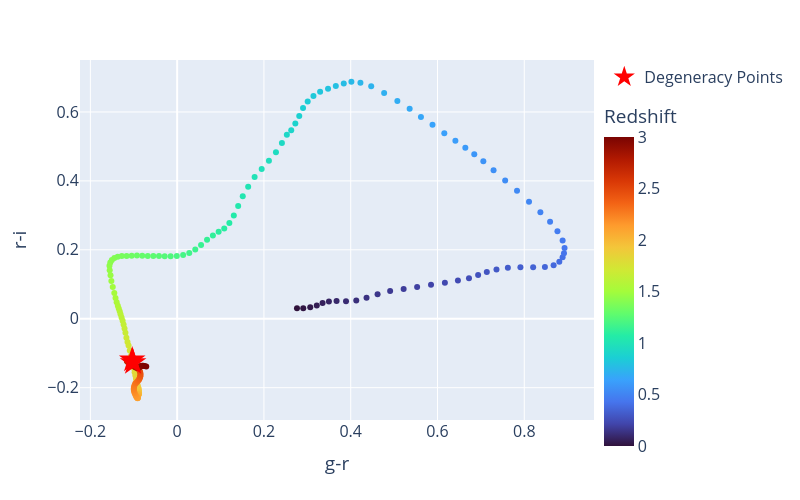
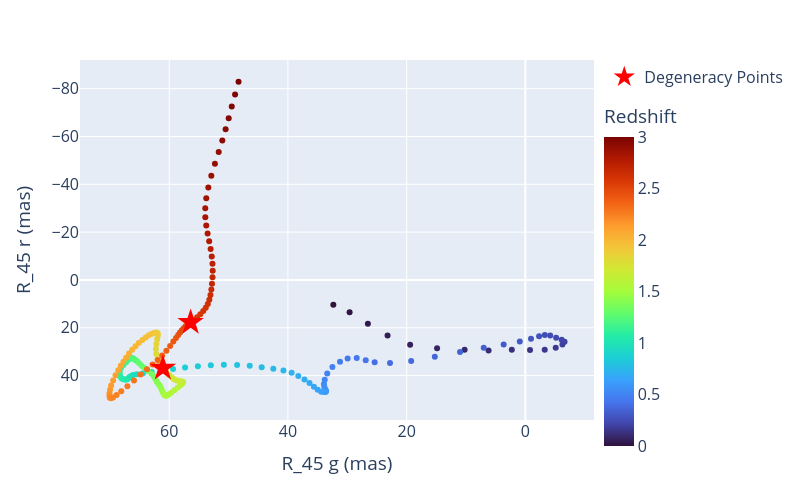

The cell these charts' notebook holds for them, in order:
### Code cell
# color-color diagrams

from IPython.display import display, HTML

display(HTML("""
<script src="https://cdnjs.cloudflare.com/ajax/libs/mathjax/2.7.7/MathJax.js?config=TeX-AMS_HTML"></script>
"""))

color1 = 'g-r'
color2 = 'r-i'



degenerate_redshifts, intersections = find_degeneracies(color_mags, redshifts, color1_name = color1, color2_name = color2)
# print(degenerate_redshifts)
# print(intersections)
intersections = np.array(intersections)
# print(intersections[0])

import plotly.express as px
import plotly.graph_objects as go



fig = px.scatter(x=color_mags[color1], y=color_mags[color2], color=redshifts, color_continuous_scale='turbo')

if len(intersections) > 0:
    fig.add_scatter(x=color_mags[color1][intersections[0]], y=color_mags[color2][intersections[0]], mode='markers',
        marker=dict(
            size=20,
            color='red',
            symbol='star'
        ),
        name = 'Degeneracy Points')


fig.update_layout(
    coloraxis_colorbar=dict(title='Redshift'),
    xaxis_title=color1,
    yaxis_title=color2,
    width=800,
    height=500,
    font = dict(size = 16)
)
# fig.update_layout(
#     legend=dict(
#         x=1,    # move legend right
#         y=1,       # top
#         xanchor="left",
#         bgcolor="rgba(255,255,255,0.8)"  # optional: white background
#     )
# )

fig.update_coloraxes(
    colorbar=dict(
        x=1,   # shift colorbar left (negative = outside plot)
        y=0.4
    )
)

fig.show()


mask =  (np.isnan(DCR1['g'][45][:,0]) == False) & (np.isnan(DCR1['u'][45][:,0]) == False)

fig = px.scatter(x=(DCR1['g'][45][mask][:,0] - DCR1['g'][45][mask][:,1])*1000, y=(DCR1['u'][45][mask][:,0] - DCR1['u'][45][mask][:,1])*1000, color=redshifts, color_continuous_scale='turbo')

# fig.update_yaxes(title_font=dict(size=20))
# fig.update_xaxes(title_font=dict(size=20))


if len(intersections) > 0:
    fig.add_scatter(x=(DCR1['g'][45][mask][intersections[0],0] - DCR1['g'][45][mask][intersections[0],1])*1000, y=(DCR1['u'][45][mask][intersections[0],0] - DCR1['u'][45][mask][intersections[0],1])*1000, mode='markers',
        marker=dict(
            size=20,
            color='red',
            symbol='star'
        ), name = 'Degeneracy Points')
fig.update_coloraxes(
    colorbar=dict(
        x=1,   # shift colorbar left (negative = outside plot)
        y=0.4,
    )
)
fig.update_xaxes(autorange="reversed")
fig.update_yaxes(autorange="reversed")
fig.update_layout(
    coloraxis_colorbar=dict(title='Redshift'),
    xaxis_title= 'R_45 g (mas)',#r"$\Delta R_{45} $ g (mas)",
    yaxis_title='R_45 r (mas)',#r"$\Delta R_{45}$ r (mas)",
    width = 800,
    height = 500,
    font = dict(size = 16)
)
fig.show()

# mask =  (np.isnan(DCR1['u'][45][:,0]) == False) & (np.isnan(DCR1['g'][45][:,0]) == False)

# fig = px.scatter(x=mean_wavelength['g'][mask], y=mean_wavelength['r'][mask], color=redshifts, color_continuous_scale='turbo')
# fig.update_layout(
#     coloraxis_colorbar=dict(title='Redshift'),
#     xaxis_title='mean wavelength g (nm)',
#     yaxis_title='mean wavelength r (nm)',
#     width = 700,
#     height = 500
# )

# if len(intersections) > 0:
#     fig.add_scatter(x=mean_wavelength['g'][intersections[0]], y=mean_wavelength['r'][intersections[0]], mode='markers',
#         marker=dict(
#             size=20,
#             color='red',
#             symbol='star'
#         ))
# fig.update_coloraxes(
#     colorbar=dict(
#         x=1,   # shift colorbar left (negative = outside plot)
#         y=0.4
#     )
# )

# fig.show()

### Figure 1 — Plotly figure (JSON) as saved in the notebook; plotly's stock layout.template omitted (floating-point values rounded to 4 significant figures; data arrays with more than 128 entries replaced by an {"elided": "..."} marker saying what was removed)
{"data": [{"hovertemplate": "x=%{x}<br>y=%{y}<br>color=%{marker.color}<extra></extra>", "legendgroup": "", "marker": {"color": {"elided": "200 float values"}, "coloraxis": "coloraxis", "symbol": "circle"}, "mode": "markers", "name": "", "orientation": "v", "showlegend": false, "type": "scatter", "x": {"elided": "200 float values"}, "xaxis": "x", "y": {"elided": "200 float values"}, "yaxis": "y"}, {"marker": {"color": "red", "size": 20, "symbol": "star"}, "mode": "markers", "name": "Degeneracy Points", "type": "scatter", "x": [-0.1036, -0.1016], "y": [-0.1194, -0.1271]}], "layout": {"coloraxis": {"colorbar": {"title": {"text": "Redshift"}, "x": 1, "y": 0.4}, "colorscale": [[0, "#30123b"], [0.07143, "#4145ab"], [0.1429, "#4675ed"], [0.2143, "#39a2fc"], [0.2857, "#1bcfd4"], [0.3571, "#24eca6"], [0.4286, "#61fc6c"], [0.5, "#a4fc3b"], [0.5714, "#d1e834"], [0.6429, "#f3c63a"], [0.7143, "#fe9b2d"], [0.7857, "#f36315"], [0.8571, "#d93806"], [0.9286, "#b11901"], [1, "#7a0402"]]}, "font": {"size": 16}, "height": 500, "legend": {"tracegroupgap": 0}, "margin": {"t": 60}, "width": 800, "xaxis": {"anchor": "y", "domain": [0, 1], "title": {"text": "g-r"}}, "yaxis": {"anchor": "x", "domain": [0, 1], "title": {"text": "r-i"}}}}

### Figure 2 — Plotly figure (JSON) as saved in the notebook; plotly's stock layout.template omitted (floating-point values rounded to 4 significant figures; data arrays with more than 128 entries replaced by an {"elided": "..."} marker saying what was removed)
{"data": [{"hovertemplate": "x=%{x}<br>y=%{y}<br>color=%{marker.color}<extra></extra>", "legendgroup": "", "marker": {"color": {"elided": "200 float values"}, "coloraxis": "coloraxis", "symbol": "circle"}, "mode": "markers", "name": "", "orientation": "v", "showlegend": false, "type": "scatter", "x": {"elided": "200 float values"}, "xaxis": "x", "y": {"elided": "200 float values"}, "yaxis": "y"}, {"marker": {"color": "red", "size": 20, "symbol": "star"}, "mode": "markers", "name": "Degeneracy Points", "type": "scatter", "x": [61.08, 56.4], "y": [36.89, 17.76]}], "layout": {"coloraxis": {"colorbar": {"title": {"text": "Redshift"}, "x": 1, "y": 0.4}, "colorscale": [[0, "#30123b"], [0.07143, "#4145ab"], [0.1429, "#4675ed"], [0.2143, "#39a2fc"], [0.2857, "#1bcfd4"], [0.3571, "#24eca6"], [0.4286, "#61fc6c"], [0.5, "#a4fc3b"], [0.5714, "#d1e834"], [0.6429, "#f3c63a"], [0.7143, "#fe9b2d"], [0.7857, "#f36315"], [0.8571, "#d93806"], [0.9286, "#b11901"], [1, "#7a0402"]]}, "font": {"size": 16}, "height": 500, "legend": {"tracegroupgap": 0}, "margin": {"t": 60}, "width": 800, "xaxis": {"anchor": "y", "autorange": "reversed", "domain": [0, 1], "title": {"text": "R_45 g (mas)"}}, "yaxis": {"anchor": "x", "autorange": "reversed", "domain": [0, 1], "title": {"text": "R_45 r (mas)"}}}}
